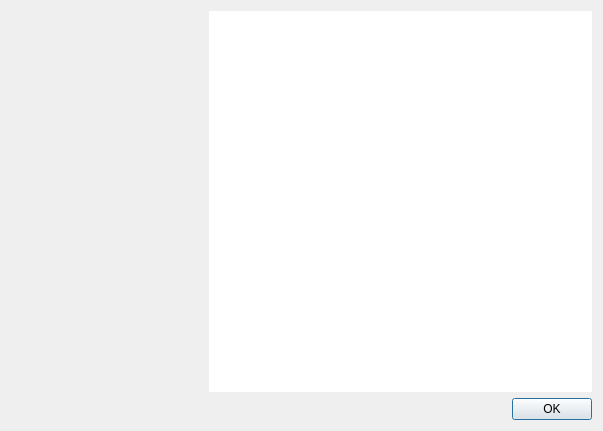
<?xml version="1.0" encoding="UTF-8"?>
<ui version="4.0">
 <class>about_dialog</class>
 <widget class="QDialog" name="about_dialog">
  <property name="geometry">
   <rect>
    <x>0</x>
    <y>0</y>
    <width>603</width>
    <height>431</height>
   </rect>
  </property>
  <property name="windowTitle">
   <string>About</string>
  </property>
  <layout class="QVBoxLayout" name="verticalLayout">
   <item>
    <layout class="QHBoxLayout" name="h_layout" stretch="1,2">
     <item>
      <widget class="QPixmapWidget" name="logo_widget">
       <property name="pixmap">
        <pixmap>../../../../../../../../ESRF/git/Bliss/starter-kit/StarterKit/res/icons/starter_kit_logo.png</pixmap>
       </property>
      </widget>
     </item>
     <item>
      <widget class="QTextBrowser" name="text_browser">
       <property name="frameShape">
        <enum>QFrame::NoFrame</enum>
       </property>
       <property name="openExternalLinks">
        <bool>true</bool>
       </property>
      </widget>
     </item>
    </layout>
   </item>
   <item>
    <widget class="QDialogButtonBox" name="button_box">
     <property name="orientation">
      <enum>Qt::Horizontal</enum>
     </property>
     <property name="standardButtons">
      <set>QDialogButtonBox::Ok</set>
     </property>
    </widget>
   </item>
  </layout>
 </widget>
 <customwidgets>
  <customwidget>
   <class>QPixmapWidget</class>
   <extends>QWidget</extends>
   <header>taurus.qt.qtgui.display</header>
  </customwidget>
 </customwidgets>
 <resources/>
 <connections>
  <connection>
   <sender>button_box</sender>
   <signal>accepted()</signal>
   <receiver>about_dialog</receiver>
   <slot>accept()</slot>
   <hints>
    <hint type="sourcelabel">
     <x>257</x>
     <y>293</y>
    </hint>
    <hint type="destinationlabel">
     <x>157</x>
     <y>274</y>
    </hint>
   </hints>
  </connection>
  <connection>
   <sender>button_box</sender>
   <signal>rejected()</signal>
   <receiver>about_dialog</receiver>
   <slot>reject()</slot>
   <hints>
    <hint type="sourcelabel">
     <x>325</x>
     <y>293</y>
    </hint>
    <hint type="destinationlabel">
     <x>286</x>
     <y>274</y>
    </hint>
   </hints>
  </connection>
 </connections>
</ui>
